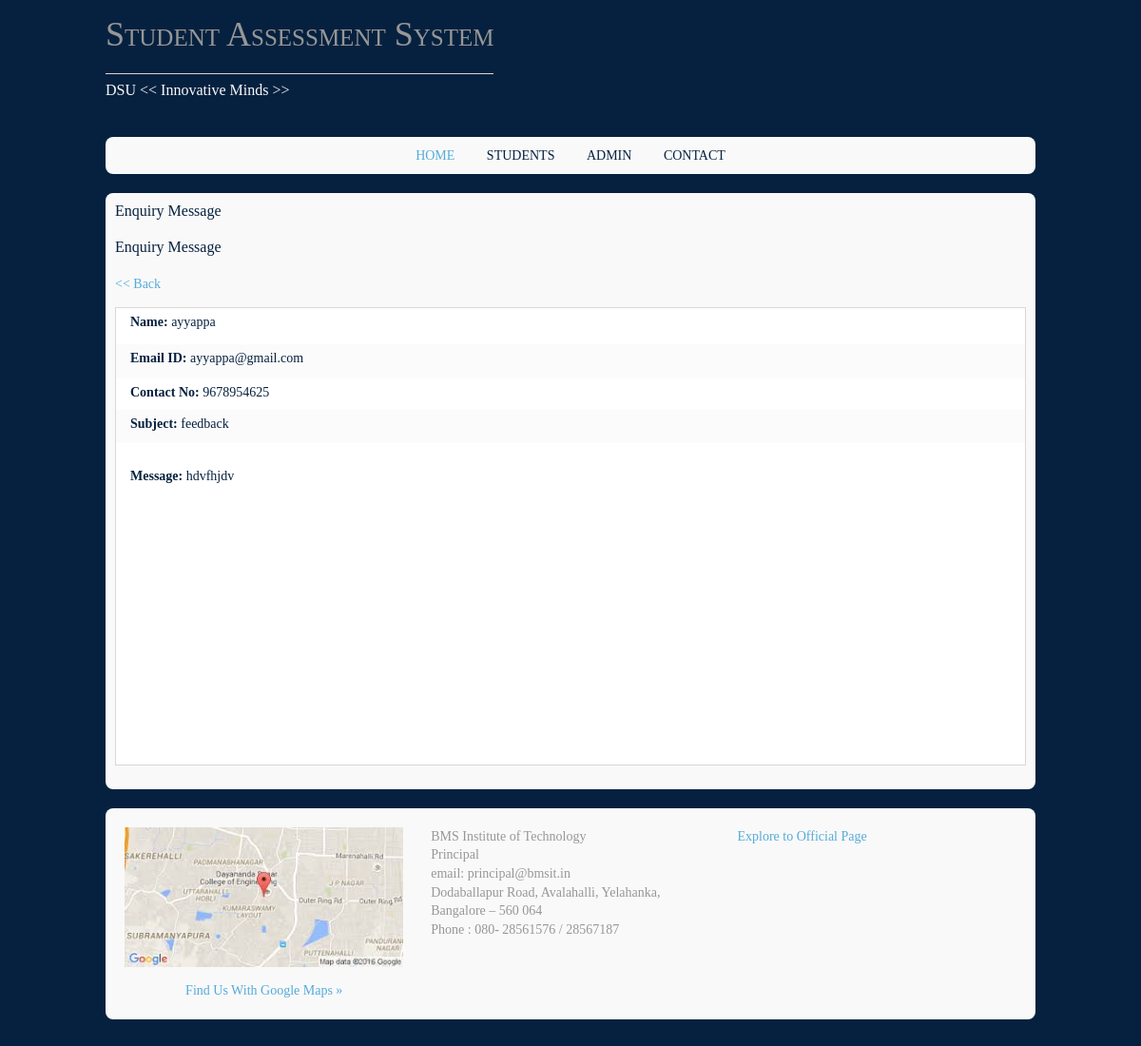
Screenshot of /inbox.php?cid=1 with the database file from the repository.
### tables this page shows
CREATE TABLE IF NOT EXISTS `contact` (
  `contactid` bigint(4) NOT NULL AUTO_INCREMENT,
  `name` varchar(25) NOT NULL,
  `emailid` varchar(30) NOT NULL,
  `contactno` varchar(20) NOT NULL,
  `subject` varchar(20) NOT NULL,
  `message` text NOT NULL,
  PRIMARY KEY (`contactid`)
);

### inbox.php (the view, shortened to what this page needs)
<?php
include("header.php");
$recinbox = mysql_query("SELECT * FROM contact where contactid='$_GET[cid]'");
while($row = mysql_fetch_array($recinbox))
  {
$name =	  $row["name"];
$emailid=	  $row["emailid"];
$contact = 	  $row["contactno"];
$subject=	  $row["subject"];
$message=	  $row["message"];
  }
?>
<section id="page">
<header id="pageheader" class="normalheader">
<h2 class="sitedescription">Enquiry Message</h2>
</header>
<section id="contents">
<article class="post">
  <header class="postheader">
  <h2>Enquiry Message</h2>
  <p><a href="contactview.php">&lt;&lt; Back</a></p>
  </header>
  <section class="entry">
  <form name="form2" method="post" action="">
<table width="463" border="1">
  <tr>
    <td width="319" height="39">&nbsp; <strong>Name: </strong><?php echo $name;?></td>
  </tr>
  <tr>
    <td height="36">&nbsp; <strong>Email ID: </strong><?php echo $emailid;?> </td>
  </tr>
  <tr>
    <td height="33">&nbsp; <strong>Contact No:</strong> <?php echo $contact;?> </td>
  </tr>
  <tr>
    <td height="35">&nbsp; <strong>Subject: </strong><?php echo $subject;?> </td>
  </tr>
  <tr>
    <td height="338" valign="top"><br>&nbsp; <strong>Message: </strong><?php echo $message;?> </td>
  </tr>
</table>
    </form>
  </section>
</article>
</section>
<?php
include("adminmenu.php");
include("footer.php"); ?>
<p>&nbsp;</p>

### layoutx/styles/layout.css (style rules this page uses)
table, th, td { border:1px solid; border-collapse:collapse; vertical-align:top; box-sizing:border-box; }
table, th { table-layout:auto; }
table { width:100%; margin-bottom:15px; }
th, td { padding:5px 8px; }
td { border-width:0 1px; }
body { color:#F9F9F9; background-color:#06213F; }
a { color:#55ABDA; }
table, th, td, #comments .avatar, #comments input, #comments textarea { border-color:#D7D7D7; }
tr, #comments li, #comments input[type="submit"], #comments input[type="reset"] { color:inherit; background-color:#FBFBFB; }
tr:nth-child(odd), #comments li:nth-child(odd) { color:inherit; background-color:#FFFFFF; }

### layoutx/styles/framework.css (style rules this page uses)
html { overflow-y:scroll; }
body { margin:0; padding:0; font-size:14px; line-height:1.4em; }
a { outline:none; text-decoration:none; }
body, h1, h2, h3, h4, h5, h6, .heading { font-family:Georgia, "Times New Roman", Times, serif; }
form, fieldset, legend { margin:0; padding:0; border:none; }
h1, h2, h3, h4, h5, h6, .heading { display:block; margin:0 0 20px 0; font-size:16px; line-height:normal; font-weight:normal; font-style:normal; }
address, article, aside, figcaption, figure, footer, header, main, nav, section { display:block; margin:0; padding:0; }

### rows the page displays
contact: name "ayyappa", emailid "ayyappa@gmail.com", contactno "9678954625", subject "feedback", message "hdvfhjdv"
